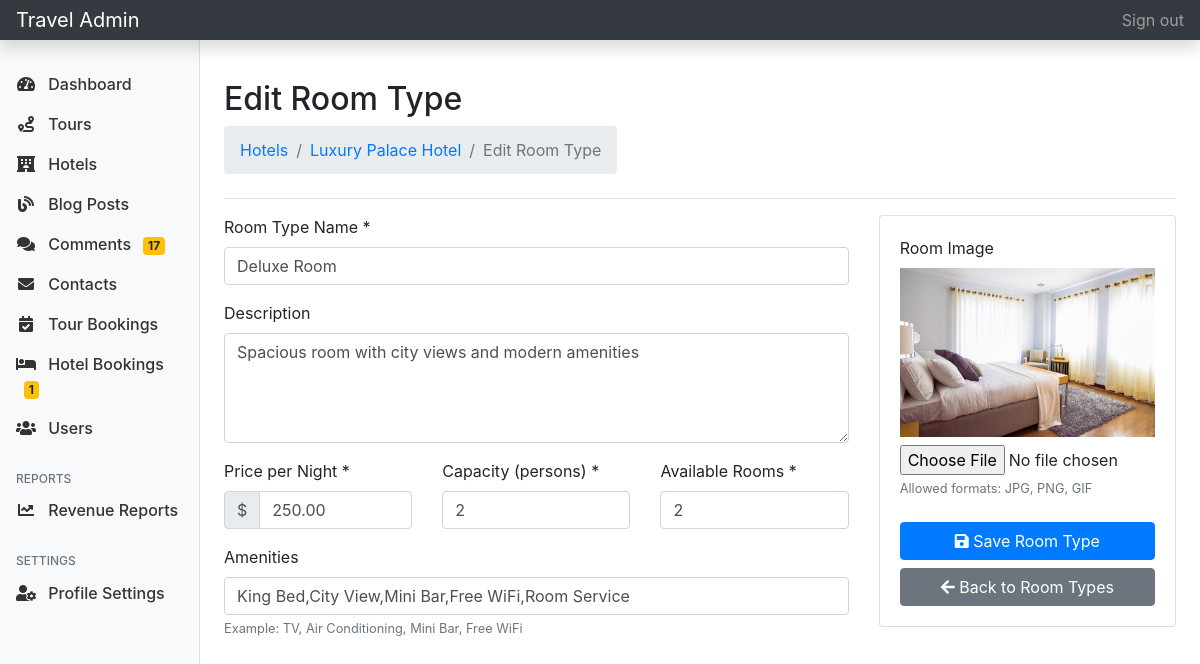
The page /admin/room_type_form.php?id=1&hotel_id=1 (signed in) on the database its author committed.
### tables this page shows
CREATE TABLE `hotels` (
  `id` int(11) NOT NULL,
  `name` varchar(255) NOT NULL,
  `description` text NOT NULL,
  `location` varchar(255) NOT NULL,
  `address` varchar(255) NOT NULL,
  `rating` decimal(2,1) DEFAULT 0.0,
  `amenities` text DEFAULT NULL,
  `image` varchar(255) DEFAULT NULL,
  `created_at` timestamp NOT NULL DEFAULT current_timestamp(),
  `updated_at` timestamp NOT NULL DEFAULT current_timestamp() ON UPDATE current_timestamp()
);

CREATE TABLE `room_types` (
  `id` int(11) NOT NULL,
  `hotel_id` int(11) NOT NULL,
  `name` varchar(255) NOT NULL,
  `description` text DEFAULT NULL,
  `price` decimal(10,2) NOT NULL,
  `capacity` int(11) NOT NULL DEFAULT 2,
  `available_rooms` int(11) NOT NULL DEFAULT 0,
  `amenities` text DEFAULT NULL,
  `image` varchar(255) DEFAULT NULL,
  `created_at` timestamp NOT NULL DEFAULT current_timestamp()
);

### admin/room_type_form.php (the view, shortened to what this page needs)
<?php
require_once 'auth.php';
$hotel_id = isset($_GET['hotel_id']) ? (int)$_GET['hotel_id'] : 0;
$stmt = $pdo->prepare("SELECT * FROM hotels WHERE id = ?");
$stmt->execute([$hotel_id]);
$hotel = $stmt->fetch();
$room_type = [
    'id' => '',
    'hotel_id' => $hotel_id,
    'name' => '',
    'description' => '',
    'price' => '',
    'capacity' => '2',
    'available_rooms' => '0',
    'amenities' => '',
    'image' => ''
];
if (isset($_GET['id'])) {
    $stmt = $pdo->prepare("SELECT * FROM room_types WHERE id = ? AND hotel_id = ?");
    $stmt->execute([$_GET['id'], $hotel_id]);
    $fetched_room = $stmt->fetch();
    if ($fetched_room) {
        $room_type = array_merge($room_type, $fetched_room);
    } else {
        header("Location: room_types.php?hotel_id=$hotel_id");
        exit();
    }
}
?>
<!DOCTYPE html>
<html lang="en">
<head>
    <link href="https://stackpath.bootstrapcdn.com/bootstrap/4.5.2/css/bootstrap.min.css" rel="stylesheet">
    <link href="https://cdnjs.cloudflare.com/ajax/libs/font-awesome/5.15.1/css/all.min.css" rel="stylesheet">
</head>
<body>
    <?php include 'includes/admin_header.php'; ?>
    <div class="container-fluid">
        <div class="row">
            <?php include 'includes/admin_sidebar.php'; ?>
            <main role="main" class="col-md-9 ml-sm-auto col-lg-10 px-md-4 py-4">
                <div class="d-flex justify-content-between flex-wrap flex-md-nowrap align-items-center pt-3 pb-2 mb-3 border-bottom">
                    <div>
                        <h1 class="h2"><?php echo $room_type['id'] ? 'Edit' : 'Add'; ?> Room Type</h1>
                        <nav aria-label="breadcrumb">
                            <ol class="breadcrumb">
                                <li class="breadcrumb-item"><a href="hotels.php">Hotels</a></li>
                                <li class="breadcrumb-item"><a href="room_types.php?hotel_id=<?php echo $hotel_id; ?>"><?php echo htmlspecialchars($hotel['name']); ?></a></li>
                                <li class="breadcrumb-item active"><?php echo $room_type['id'] ? 'Edit' : 'Add'; ?> Room Type</li>
                            </ol>
                        </nav>
                    </div>
                </div>
                <form method="post" enctype="multipart/form-data">
                    <div class="row">
                        <div class="col-md-8">
                            <div class="form-group">
                                <label>Room Type Name *</label>
                                <input type="text" name="name" class="form-control"
                                    value="<?php echo htmlspecialchars($room_type['name']); ?>" required>
                            </div>
                            <div class="form-group">
                                <label>Description</label>
                                <textarea name="description" class="form-control" rows="4"><?php
                                                                                            echo htmlspecialchars($room_type['description']);
                                                                                            ?></textarea>
                            </div>
                            <div class="row">
                                <div class="col-md-4">
                                    <div class="form-group">
                                        <label>Price per Night *</label>
                                        <div class="input-group">
                                            <div class="input-group-prepend">
                                                <span class="input-group-text">$</span>
                                            </div>
                                            <input type="number" name="price" class="form-control"
                                                value="<?php echo $room_type['price']; ?>"
                                                min="0" step="0.01" required>
                                        </div>
                                    </div>
                                </div>
                                <div class="col-md-4">
                                    <div class="form-group">
                                        <label>Capacity (persons) *</label>
                                        <input type="number" name="capacity" class="form-control"
                                            value="<?php echo $room_type['capacity']; ?>"
                                            min="1" required>
                                    </div>
                                </div>
                                <div class="col-md-4">
                                    <div class="form-group">
                                        <label>Available Rooms *</label>
                                        <input type="number" name="available_rooms" class="form-control"
                                            value="<?php echo $room_type['available_rooms']; ?>"
                                            min="0" required>
                                    </div>
                                </div>
                            </div>
                            <div class="form-group">
                                <label>Amenities</label>
                                <input type="text" name="amenities" class="form-control"
                                    value="<?php echo htmlspecialchars($room_type['amenities']); ?>"
                                    placeholder="Separate with commas">
                                <small class="form-text text-muted">
                                    Example: TV, Air Conditioning, Mini Bar, Free WiFi
                                </small>
                            </div>
                        </div>
                        <div class="col-md-4">
                            <div class="card">
                                <div class="card-body">
                                    <div class="form-group">
                                        <label>Room Image</label>
                                        <?php if ($room_type['image']): ?>
                                            <div class="mb-2">
                                                <img src="../images/rooms/<?php echo htmlspecialchars($room_type['image']); ?>"
                                                    alt="Current Image" class="img-fluid">
                                            </div>
                                        <?php endif; ?>
                                        <input type="file" name="image" class="form-control-file">
                                        <small class="form-text text-muted">
                                            Allowed formats: JPG, PNG, GIF
                                        </small>
                                    </div>
                                    <div class="mt-4">
                                        <button type="submit" class="btn btn-primary btn-block">
                                            <i class="fas fa-save"></i> Save Room Type
                                        </button>
                                        <a href="room_types.php?hotel_id=<?php echo $hotel_id; ?>" class="btn btn-secondary btn-block">
                                            <i class="fas fa-arrow-left"></i> Back to Room Types
                                        </a>
                                    </div>
                                </div>
                            </div>
                        </div>
                    </div>
                </form>
            </main>
        </div>
    </div>
</body>
</html>

### rows shown on the page
hotels: name "Luxury Palace Hotel"
room_types: name "Deluxe Room", description "Spacious room with city views and modern amenities", price "250.00", capacity "2", available_rooms "2", amenities "King Bed,City View,Mini Bar,Free WiFi,Room Service", image (picture)

### other values the page prints
$pending_count "17"
$pending_hotel_bookings "1"
